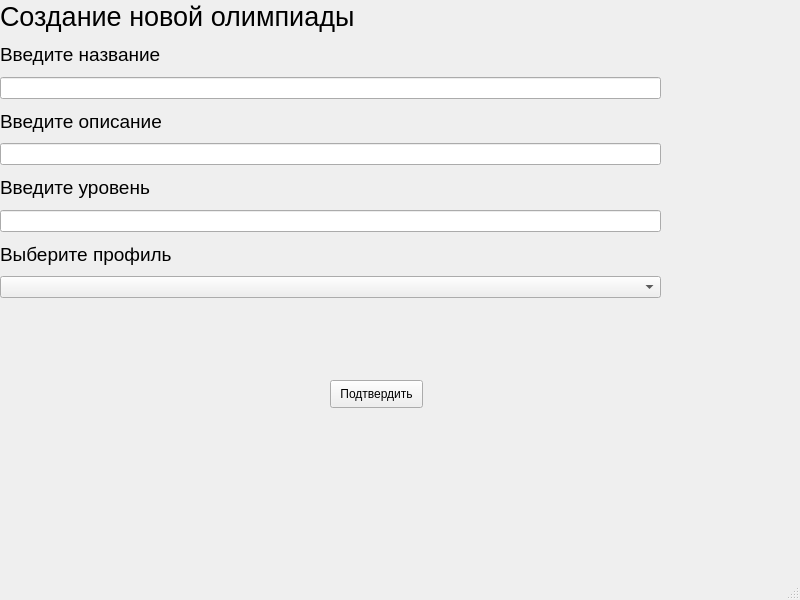
<?xml version="1.0" encoding="UTF-8"?>
<ui version="4.0">
 <class>okbt</class>
 <widget class="QMainWindow" name="okbt">
  <property name="geometry">
   <rect>
    <x>0</x>
    <y>0</y>
    <width>800</width>
    <height>600</height>
   </rect>
  </property>
  <property name="windowTitle">
   <string>MainWindow</string>
  </property>
  <widget class="QWidget" name="centralwidget">
   <widget class="QWidget" name="verticalLayoutWidget">
    <property name="geometry">
     <rect>
      <x>0</x>
      <y>0</y>
      <width>661</width>
      <height>298</height>
     </rect>
    </property>
    <layout class="QVBoxLayout" name="verticalLayout">
     <item>
      <widget class="QLabel" name="label">
       <property name="font">
        <font>
         <pointsize>20</pointsize>
        </font>
       </property>
       <property name="text">
        <string>Создание новой олимпиады</string>
       </property>
      </widget>
     </item>
     <item>
      <widget class="QLabel" name="label_2">
       <property name="font">
        <font>
         <pointsize>14</pointsize>
        </font>
       </property>
       <property name="text">
        <string>Введите название</string>
       </property>
      </widget>
     </item>
     <item>
      <widget class="QLineEdit" name="olimpName"/>
     </item>
     <item>
      <widget class="QLabel" name="label_3">
       <property name="font">
        <font>
         <pointsize>14</pointsize>
        </font>
       </property>
       <property name="text">
        <string>Введите описание</string>
       </property>
      </widget>
     </item>
     <item>
      <widget class="QLineEdit" name="about"/>
     </item>
     <item>
      <widget class="QLabel" name="label_4">
       <property name="font">
        <font>
         <pointsize>14</pointsize>
        </font>
       </property>
       <property name="text">
        <string>Введите уровень</string>
       </property>
      </widget>
     </item>
     <item>
      <widget class="QLineEdit" name="lev"/>
     </item>
     <item>
      <widget class="QLabel" name="label_5">
       <property name="font">
        <font>
         <pointsize>14</pointsize>
        </font>
       </property>
       <property name="text">
        <string>Выберите профиль</string>
       </property>
      </widget>
     </item>
     <item>
      <widget class="QComboBox" name="comboProf"/>
     </item>
    </layout>
   </widget>
   <widget class="QPushButton" name="okBt">
    <property name="geometry">
     <rect>
      <x>330</x>
      <y>380</y>
      <width>93</width>
      <height>28</height>
     </rect>
    </property>
    <property name="text">
     <string>Подтвердить</string>
    </property>
   </widget>
  </widget>
  <widget class="QMenuBar" name="menubar">
   <property name="geometry">
    <rect>
     <x>0</x>
     <y>0</y>
     <width>800</width>
     <height>26</height>
    </rect>
   </property>
  </widget>
  <widget class="QStatusBar" name="statusbar"/>
 </widget>
 <resources/>
 <connections/>
</ui>
